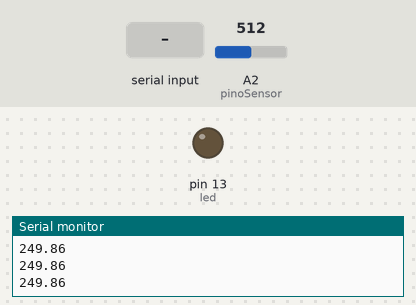
Bench run of a sketch on a simulated Arduino Uno, built with avr-gcc and run on an emulated ATmega328P. Shown: output pins drawn as LEDs (lit = HIGH), the last lines printed to the serial monitor. Inputs (shaded band) come from the test bench; at power-on: A2 (pinoSensor) = 512.

Above: at 1.2 s.
1.3 s: byte 30 received over Serial
At 2.7 s:
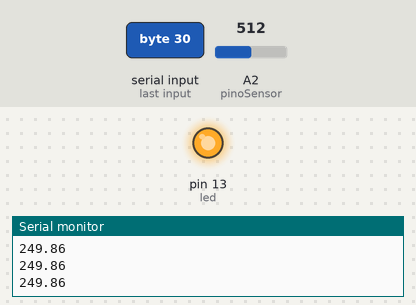
Timing chart, 0 to 4.3 s (numbered marks = the images above; inputs shaded):
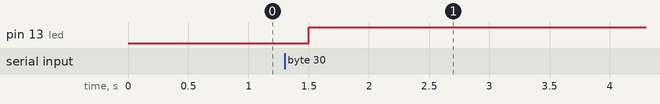

Measured:
- after the input at 1.3 s, pin 13 (led): LOW → HIGH after 0.20 s

The sketch:

LedTemperatura.ino
```cpp
int led = 13;
int entrada = 0;
int light = LOW;

int pinoSensor = 2;
int valorLido = 0;
float temperatura = 0;

boolean initiated = false;
void setup() {
  Serial.begin(9600);
  pinMode(led, OUTPUT);
}

void loop() {
  if (!initiated) {
    digitalWrite(led, light);
    initiated = true;
  }
  if (Serial.available() > 0) {
    entrada = Serial.read();
    light = light == HIGH ? LOW : HIGH;
    digitalWrite(led, light);
  }

  valorLido = analogRead(pinoSensor);
  temperatura = (valorLido * 0.00488 * 100);
  Serial.println(temperatura);
  delay(500);
}
```
